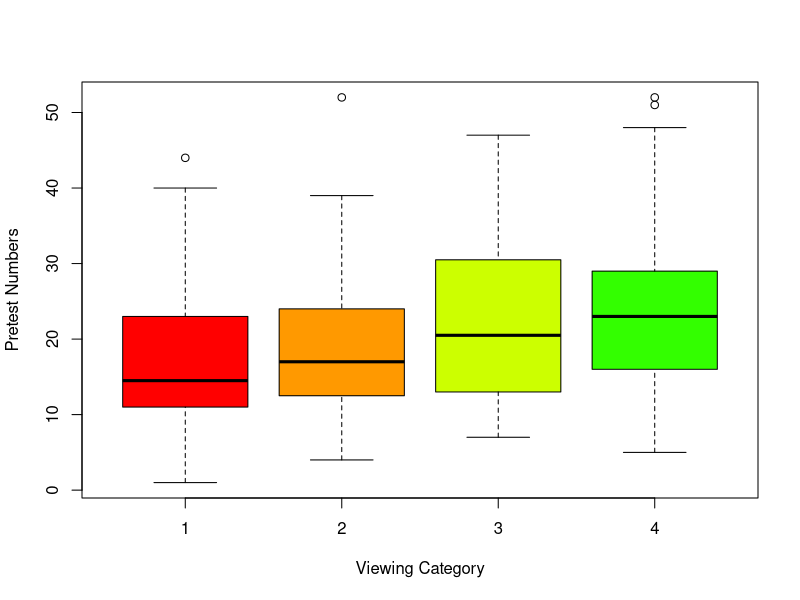
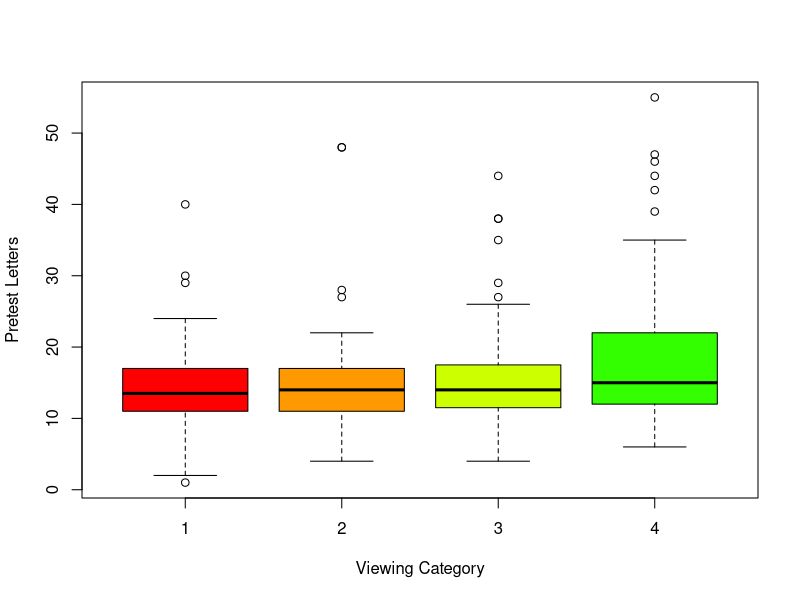
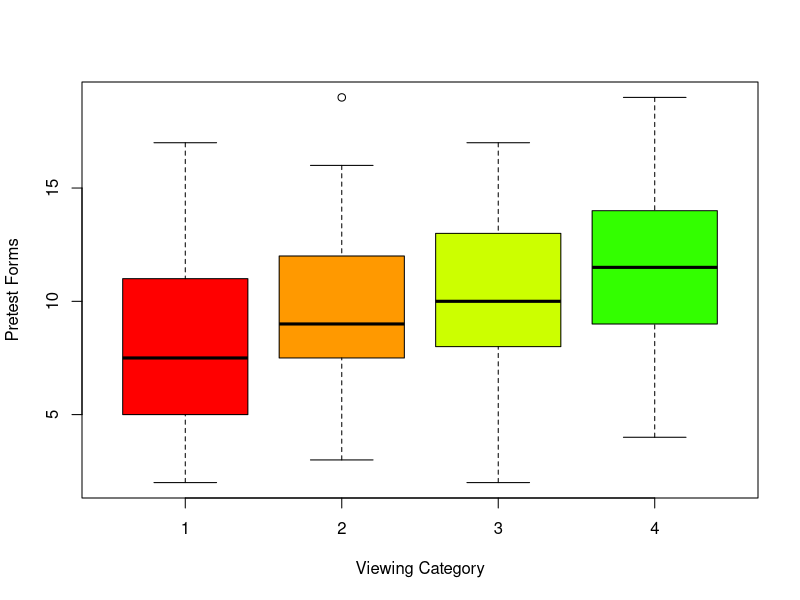
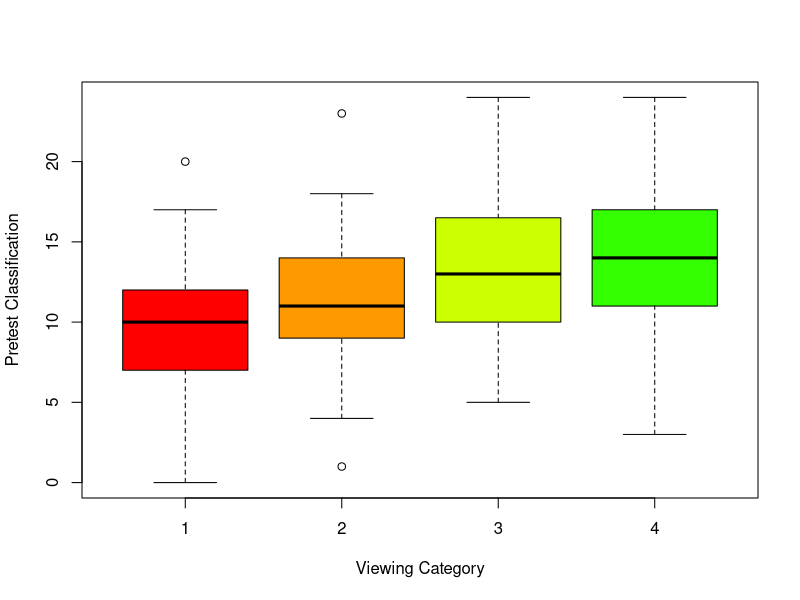
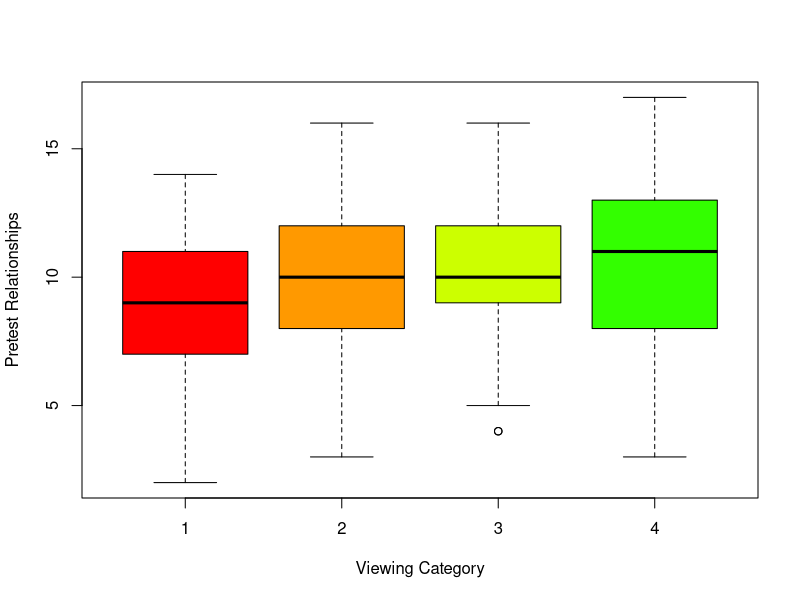
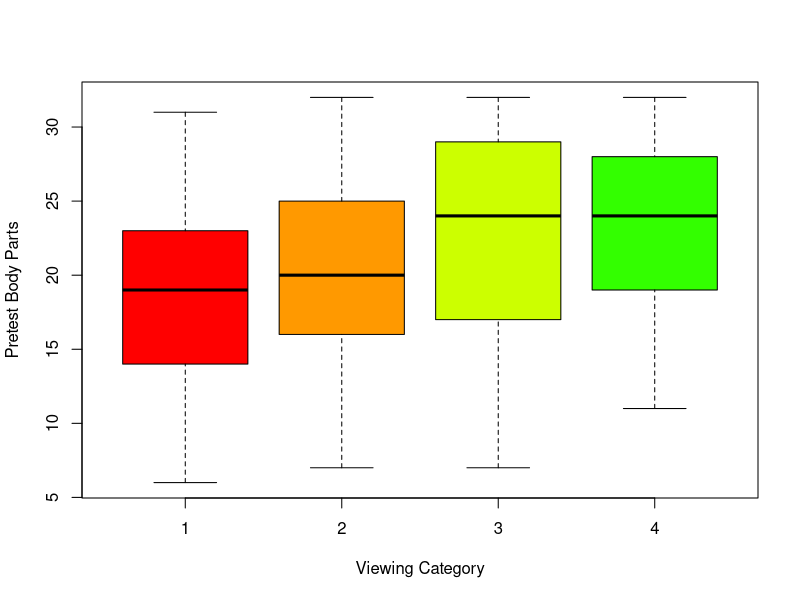
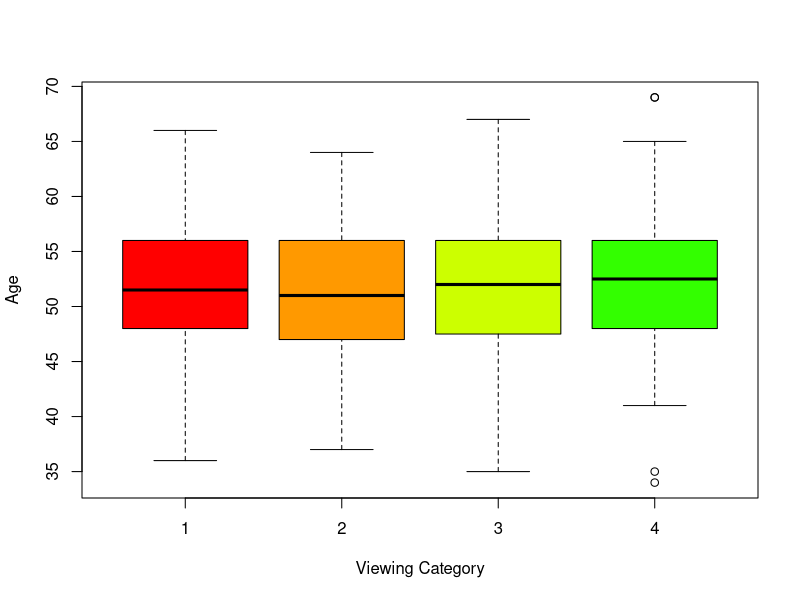
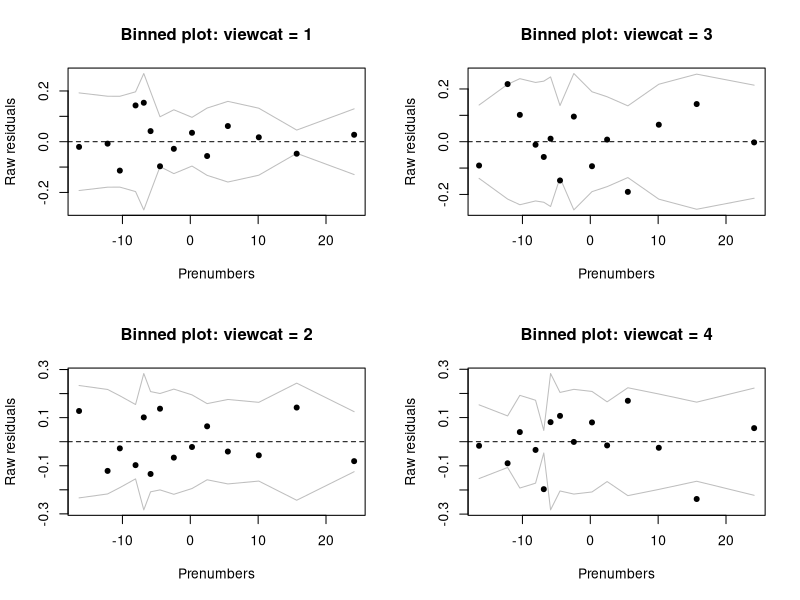

The R source for these figures, in order:
###########################################################################
###########################################################################
########################## Sesame street analysis #########################
###########################################################################
###########################################################################

###### Clear environment and load libraries
rm(list = ls())
library(arm)
library(pROC)
library(e1071)
library(caret)
library(nnet)
library(knitr)
library(MASS)



###### Load the data
sesame = read.csv("data/sesame.txt", header = T)



###### View properties of the data
sesame$sex <- factor(sesame$sex,levels=c(1,2),labels=c("Male","Female"))
sesame$setting <- factor(sesame$setting,levels=c(1,2),labels=c("Home","School"))
#let's make a dummy variable with encouragement = 2 as the baseline, since we want to interpret the effect of encouragement
sesame$viewenc <- factor(sesame$viewenc,levels=c(2,1),labels=c("NotEncouraged","Encouraged"))
str(sesame)
head(sesame)
#viewcat is the outcome variable
#1=rarely watched the show; 2=once or twice a week; 
#3=three to five times a week; 4=watched the show on average more than 5 times a week
#viewcat is actually ordered, but we will treat it as unordered for this analysis.
dim(sesame)
table(sesame$viewcat) #Almost evenly spread out



###### Exploratory data analysis
#let's look at associations of viewcat with various predictors.
#Ignore all the post-test variables
#let's start looking at plots with continuous predictors
boxplot(prenumb ~ viewcat, data = sesame, xlab = "Viewing Category", ylab = "Pretest Numbers",col=rainbow(10))
boxplot(prelet ~ viewcat, data = sesame, xlab = "Viewing Category", ylab = "Pretest Letters",col=rainbow(10))
boxplot(preform ~ viewcat, data = sesame, xlab = "Viewing Category", ylab = "Pretest Forms",col=rainbow(10))
boxplot(preclasf ~ viewcat, data = sesame, xlab = "Viewing Category", ylab = "Pretest Classification",col=rainbow(10))
boxplot(prerelat ~ viewcat, data = sesame, xlab = "Viewing Category", ylab = "Pretest Relationships",col=rainbow(10))
boxplot(prebody ~ viewcat, data = sesame, xlab = "Viewing Category", ylab = "Pretest Body Parts",col=rainbow(10))
boxplot(age ~ viewcat, data = sesame, xlab = "Viewing Category", ylab = "Age",col=rainbow(10))

#now some categorical predictors
table(sesame$viewcat, sesame$viewenc)
prop.table(table(sesame$viewcat, sesame$viewenc), 2)
#prop.table(table(sesame$viewcat, sesame$viewenc), 1) gives the row percentages
chisq.test(table(sesame$viewcat, sesame$viewenc))
table(sesame$viewcat, sesame$site)
prop.table(table(sesame$viewcat, sesame$site), 2)
chisq.test(table(sesame$viewcat, sesame$site))

#center all the continuous predictors (for interpretation) for the model
sesame$cprenumb <- sesame$prenumb - mean(sesame$prenumb)
sesame$cprelet <- sesame$prelet - mean(sesame$prelet)
sesame$cpreform <- sesame$preform - mean(sesame$preform)
sesame$cpreclasf <- sesame$preclasf - mean(sesame$preclasf)
sesame$cprerelat <- sesame$prerelat - mean(sesame$prerelat)
sesame$cprebody <- sesame$prebody - mean(sesame$prebody)
sesame$cage <- sesame$age - mean(sesame$age)

#we will not explore interactions for this data
#we may not have enough to see any meaningful interactions or even fit them




################### Part One: Multinomial Logistic Model ##################
###### Model fitting
#fit a multinomial regression.  note that viewcat = 1 is the reference level.
viewcatreg1 <- multinom(viewcat ~ viewenc + as.factor(site) + cprenumb + cprelet + cpreform 
                       + cpreclasf + cprerelat + cprebody + cage, data=sesame)
summary(viewcatreg1)
#exponentiate to get to interpretations in terms of multiplicative factors for odds
exp(coef(viewcatreg1))
#get confidence intervals
confint(viewcatreg1)
exp(confint(viewcatreg1))
#notice that there are no p-values but we can use the CIs for inference
output1 <- summary(viewcatreg1)
z_value <- output1$coefficients/output1$standard.errors
p_value <- (1 - pnorm(abs(z_value), 0, 1))*2 
#we are using two-tailed z test, that is, a normal approximation
full_summary1 <- lapply(c(2:4),function(x) rbind(output1$coefficients[as.character(x),],
                                                 output1$standard.errors[as.character(x),],
                                                 z_value[as.character(x),],
                                                 p_value[as.character(x),]))
kable(lapply(full_summary1,function(x) {rownames(x) <- c("Coefficient","Std. Errors","z-value","p-value"); x}))
#too many p-values to check simulataneously, let's use deviance test instead



###### Deviance test
#Let's test if site is a useful  predictor using a change in deviance test
viewcatreg1nosite <- multinom(viewcat ~ viewenc + cprenumb + cprelet + cpreform + cpreclasf 
                              + cprerelat + cprebody  + cage, data = sesame)
anova(viewcatreg1, viewcatreg1nosite, test = "Chisq")
#p-value is small -- site looks like a useful predictor

#test if encouragement is a useful  predictor using a change in deviance test
viewcatreg1noenc <- multinom(viewcat ~ as.factor(site) + cprenumb + cprelet + cpreform 
                             + cpreclasf + cprerelat + cprebody + cage, data = sesame)
anova(viewcatreg1, viewcatreg1noenc, test = "Chisq")
#p-value is small -- encouragement looks like a useful predictor


#test if setting is a useful  predictor using a change in deviance test
viewcatreg1withsetting <- multinom(viewcat ~ viewenc + as.factor(site) + cprenumb + cprelet + cpreform 
                                   + cpreclasf + cprerelat + cprebody + cage + setting, data=sesame)
anova(viewcatreg1withsetting, viewcatreg1, test = "Chisq")
#p-value is large -- looks like setting is not a useful predictor



###### Predictions
#predicted probabilities for cases in the model
predprobs <- fitted(viewcatreg1) 
#look at first five rows just to see what results
predprobs[1:5,]

##interpreting results with predictions
#let's get predicted probabilities for someone at average values of continuous predictors and in site 1
newdata <- sesame[1:2,]
newdata$site <- 1
newdata$cprenumb <- 0
newdata$cprelet <- 0
newdata$cprerelat <- 0
newdata$cpreform <- 0
newdata$cprebody <- 0
newdata$cpreclasf <- 0
newdata$cage <- 0
newdata$viewenc[1] <- "Encouraged"
newdata$viewenc[2] <- "NotEncouraged"
newdata

predict(viewcatreg1, newdata, type = "probs")
#           1         2         3         4
#1 0.02655388 0.3858047 0.3838143 0.2038272
#2 0.27441129 0.2144506 0.3088348 0.2023033
 
#now let's repeat for a kid in site 2
newdata$site <- 2
predict(viewcatreg1, newdata, type = "probs")
#           1         2         3         4
#1 0.02561089 0.2577973 0.3219774 0.3946144
#2 0.24999038 0.1353515 0.2447120 0.3699461




###### Diagnostics
####diagnostics comparing average raw residuals across bins based on predictor values
#for viewcat = 1:  create a raw residual using only the first column of the predicted probabilities
rawresid1 <- (sesame$viewcat == 1) -  predprobs[,1]

#for viewcat = 2:  create a raw residual using only the second column of the predicted probabilities
rawresid2 <- (sesame$viewcat == 2) -  predprobs[,2]

#for viewcat = 3:  create a raw residual using only the third column of the predicted probabilities
rawresid3 <- (sesame$viewcat == 3) -  predprobs[,3]

#for viewcat = 4:  create a raw residual using only the fourth column of the predicted probabilities
rawresid4 <- (sesame$viewcat == 4) -  predprobs[,4]

##can do binned plots for continuous variables
#make a 2 by 2 graphical display
par(mfcol = c(2,2))
binnedplot(sesame$cprenumb, rawresid1, xlab = "Prenumbers", ylab = "Raw residuals", main = "Binned plot: viewcat = 1")
binnedplot(sesame$cprenumb, rawresid2, xlab = "Prenumbers", ylab = "Raw residuals", main = "Binned plot: viewcat = 2")
binnedplot(sesame$cprenumb, rawresid3, xlab = "Prenumbers", ylab = "Raw residuals", main = "Binned plot: viewcat = 3")
binnedplot(sesame$cprenumb, rawresid4, xlab = "Prenumbers", ylab = "Raw residuals", main = "Binned plot: viewcat = 4")

#repeat for the other continuous predictors.....  all looks okay!

##if you want to change the reference level, e.g., using level 4 as reference, use the relevel command
sesame$viewcat2 <- relevel(as.factor(sesame$viewcat), ref = "4")

#then refit the model
viewcatreg2 = multinom(viewcat2 ~ viewenc + as.factor(site) + cprenumb + cprelet + cpreform + cpreclasf + cprerelat + cprebody + cage, data = sesame)
summary(viewcatreg2)

##tables for factor variables
tapply(rawresid1, sesame$site, mean)
tapply(rawresid2, sesame$site, mean)
tapply(rawresid3, sesame$site, mean)
tapply(rawresid4, sesame$site, mean)

tapply(rawresid1, sesame$viewenc, mean)
tapply(rawresid2, sesame$viewenc, mean)
tapply(rawresid3, sesame$viewenc, mean)
tapply(rawresid4, sesame$viewenc, mean)


## Accuracy
pred_classes <- predict(viewcatreg1)
Conf_mat <- confusionMatrix(as.factor(pred_classes),as.factor(sesame$viewcat))
Conf_mat$table
Conf_mat$overall["Accuracy"];
Conf_mat$byClass[,c("Sensitivity","Specificity")]


## Individual ROC curves for the different levels
#here we basically treat each level as a standalone level
par(mfcol = c(2,2))
roc((sesame$viewcat==1),predprobs[,1],plot=T,print.thres="best",legacy.axes=T,print.auc =T,
    col="red3",percent=T,main="Group 1")
roc((sesame$viewcat==2),predprobs[,2],plot=T,print.thres="best",legacy.axes=T,print.auc =T,
    col="gray3",percent=T,main="Group 2")
roc((sesame$viewcat==3),predprobs[,2],plot=T,print.thres="best",legacy.axes=T,print.auc =T,
    col="green3",percent=T,main="Group 3")
roc((sesame$viewcat==4),predprobs[,2],plot=T,print.thres="best",legacy.axes=T,print.auc =T,
    col="blue3",percent=T,main="Group 4")
#we can also combine them into a single plot
#


## Multi-class ROC curve (average of all pairwise comparisons)
par(mfcol = c(3,4))
multiclass.roc(sesame$viewcat,predprobs,plot=T,print.thres="best",legacy.axes=T,print.auc =T,col="red3",percent=T)
#multiclass ROCs can be hard to interpret, so don't get too hung up on them



###########################################################################
###########################################################################
### Play around with the data some more and see if you can do better!!! ###
###########################################################################
###########################################################################
